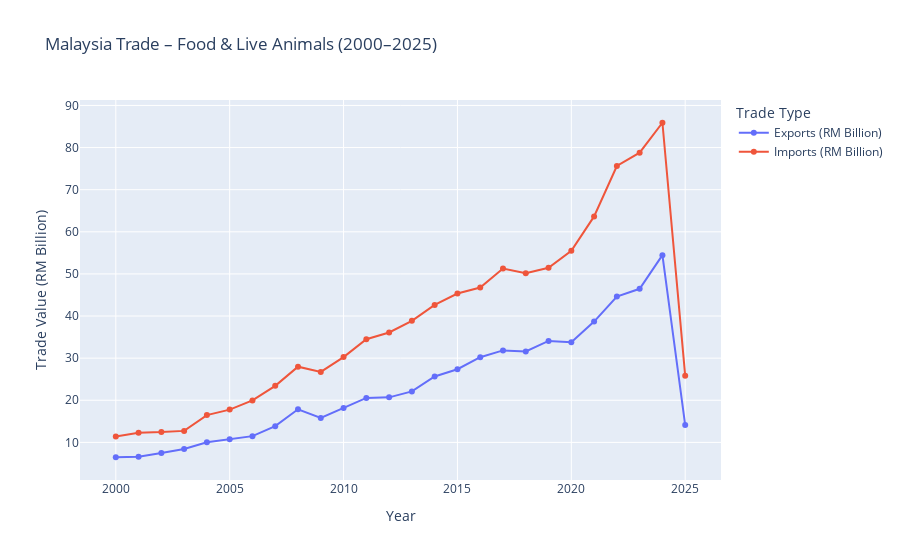

Notebook code cell kept with this figure:
### Code cell
import plotly.express as px

fig = px.line(
    section0_summary,
    x='Year',
    y=['Exports (RM Billion)', 'Imports (RM Billion)'],
    title="Malaysia Trade – Food & Live Animals (2000–2025)",
    markers=True,
    labels={"value": "Trade Value (RM Billion)", "variable": "Trade Type"}
)
fig.update_layout(legend_title_text="Trade Type")
fig.show()

### Figure 1 — Plotly figure (JSON) as saved in the notebook; plotly's stock layout.template omitted (floating-point values rounded to 4 significant figures)
{"data": [{"hovertemplate": "Trade Type=Exports (RM Billion)<br>Year=%{x}<br>Trade Value (RM Billion)=%{y}<extra></extra>", "legendgroup": "Exports (RM Billion)", "line": {"color": "#636efa", "dash": "solid"}, "marker": {"symbol": "circle"}, "mode": "lines+markers", "name": "Exports (RM Billion)", "orientation": "v", "showlegend": true, "type": "scatter", "x": [2000, 2001, 2002, 2003, 2004, 2005, 2006, 2007, 2008, 2009, 2010, 2011, 2012, 2013, 2014, 2015, 2016, 2017, 2018, 2019, 2020, 2021, 2022, 2023, 2024, 2025], "xaxis": "x", "y": [6.47, 6.58, 7.48, 8.42, 10.03, 10.75, 11.48, 13.85, 17.85, 15.79, 18.17, 20.56, 20.69, 22.1, 25.65, 27.37, 30.22, 31.84, 31.58, 34.09, 33.78, 38.69, 44.61, 46.46, 54.46, 14.11], "yaxis": "y"}, {"hovertemplate": "Trade Type=Imports (RM Billion)<br>Year=%{x}<br>Trade Value (RM Billion)=%{y}<extra></extra>", "legendgroup": "Imports (RM Billion)", "line": {"color": "#EF553B", "dash": "solid"}, "marker": {"symbol": "circle"}, "mode": "lines+markers", "name": "Imports (RM Billion)", "orientation": "v", "showlegend": true, "type": "scatter", "x": [2000, 2001, 2002, 2003, 2004, 2005, 2006, 2007, 2008, 2009, 2010, 2011, 2012, 2013, 2014, 2015, 2016, 2017, 2018, 2019, 2020, 2021, 2022, 2023, 2024, 2025], "xaxis": "x", "y": [11.39, 12.28, 12.44, 12.73, 16.48, 17.78, 19.97, 23.42, 27.97, 26.73, 30.25, 34.49, 36.09, 38.86, 42.64, 45.34, 46.77, 51.29, 50.17, 51.46, 55.48, 63.65, 75.62, 78.79, 85.89, 25.8], "yaxis": "y"}], "layout": {"autosize": true, "legend": {"title": {"text": "Trade Type"}, "tracegroupgap": 0}, "title": {"text": "Malaysia Trade – Food & Live Animals (2000–2025)"}, "xaxis": {"anchor": "y", "autorange": true, "domain": [0, 1], "range": [1998.0, 2027.0], "title": {"text": "Year"}, "type": "linear"}, "yaxis": {"anchor": "x", "autorange": true, "domain": [0, 1], "range": [-0.08408, 92.44], "title": {"text": "Trade Value (RM Billion)"}, "type": "linear"}}}
